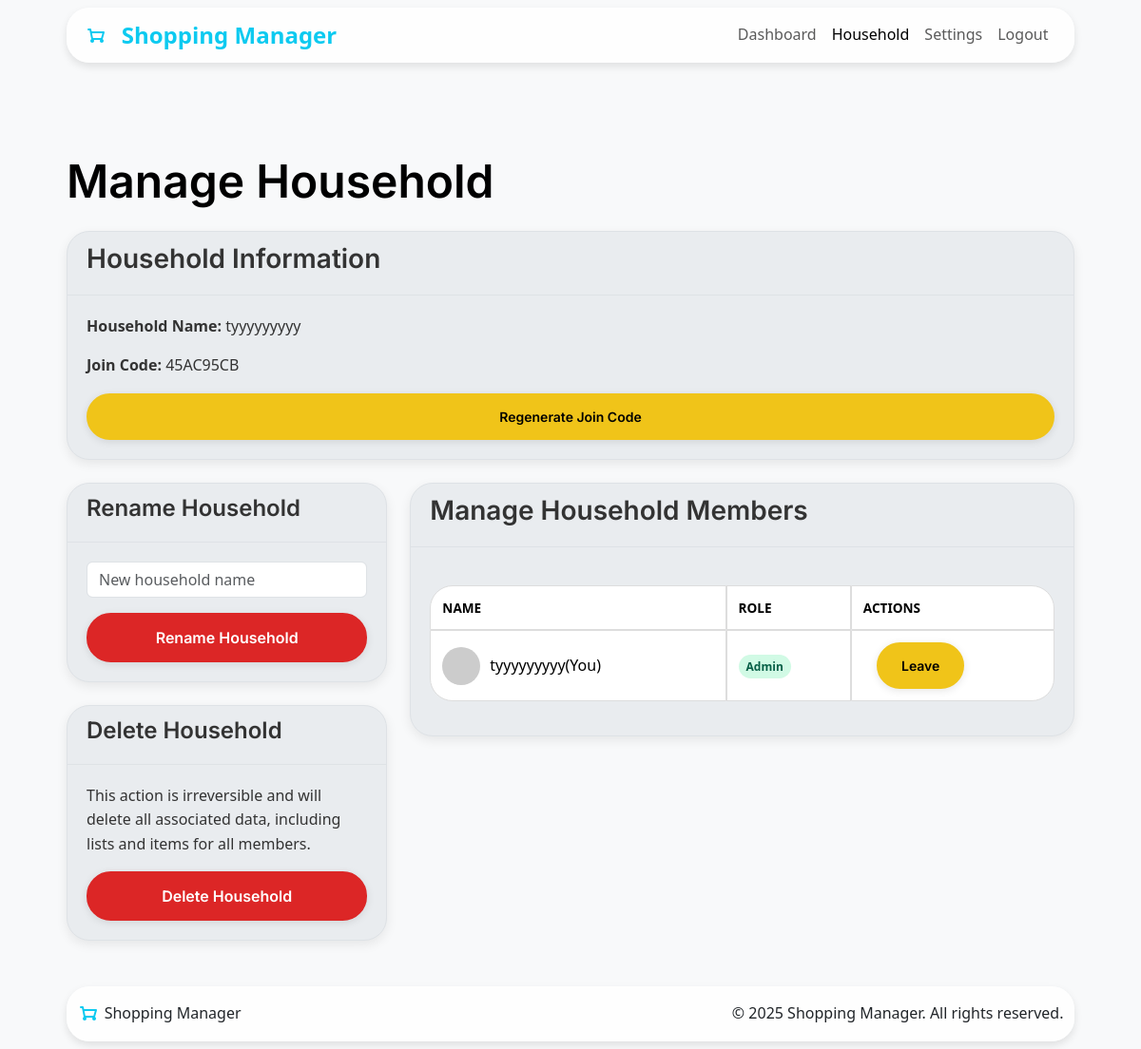
The page /household/view/1 (signed in) on the database as committed earlier.
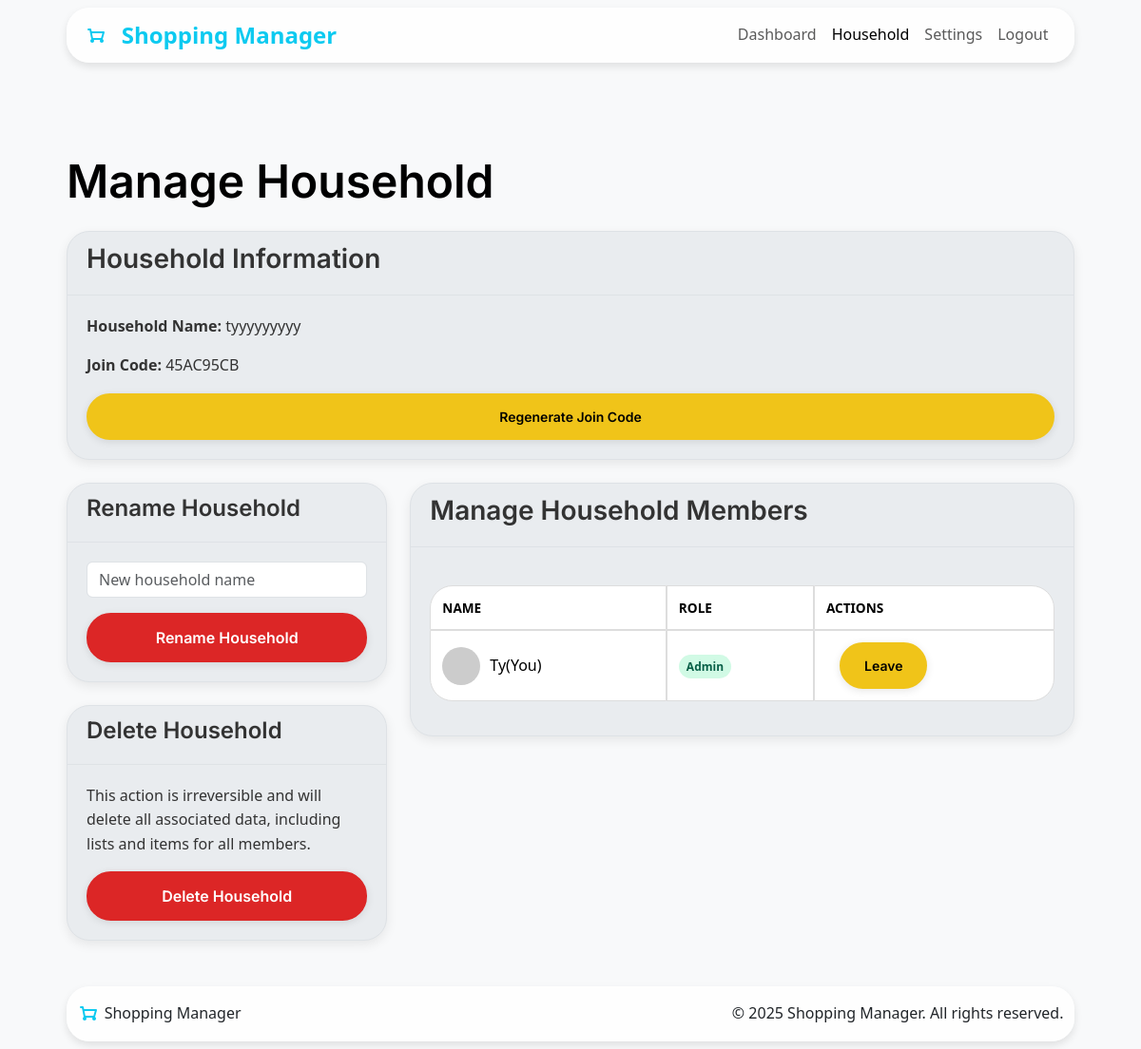
The same page on the database as committed later.
### app/models.py (models this page shows, shortened)
class User(db.Model, UserMixin):
    __tablename__ = 'users'
    id = db.Column(db.Integer, primary_key=True)
    username = db.Column(db.String(80), unique=True, nullable=False)
    name = db.Column(db.String(80), nullable=False)
    password = db.Column(db.String(128), nullable=False)
    role = db.Column(db.String(20), default='member')  # member or admin
    avatar_url = db.Column(db.String(256), nullable=True)  # DiceBear URL or uploaded file path
    household_id = db.Column(db.Integer, db.ForeignKey('households.id'))
    household = db.relationship('Household', back_populates='members', foreign_keys=[household_id])
    administered_household = db.relationship('Household', back_populates='admin',
                                             foreign_keys='Household.admin_id', uselist=False)
    created_lists = db.relationship('ShoppingList', backref='creator', lazy=True)
    added_items = db.relationship('ListItem', backref='added_by', lazy=True)
    activities = db.relationship('ActivityLog', backref='user', lazy=True)

### app/household/routes.py (the view)
@household_bp.route('/view/<int:household_id>', methods=["GET"])
@login_required
def view(household_id):
    if not current_user.household_id:
        flash('You must be in a household.')
        return redirect(url_for('household_bp.setup'))
    household =HouseholdModel.query.get_or_404(household_id)
    if not current_user.household_id == household_id:
        flash('Access Denied')
        return jsonify({"success": False, "message": "You do not belong to this household."}), 403
    members = household.members
    if current_user.id == household.admin_id:
        return render_template('household/manage.html', members=members, household=household)
    else:
        return render_template('household/view.html', members=members, household=household)

### templates/household/manage.html (shortened to what the changed rows need)
{% extends "base.html" %}
{% block content %}
<div class="container mt-2">
    <div class="row">
        <div class="col-md-12">
            <h1 class="mb-4">Manage Household</h1>
        </div>
    </div>
    <div class="row">
        <div class="col-md-8">
            <div class="card sm-card">
                <div class="card-body">
                    <div class="table-container">
                        <table class="table align-middle rounded-table" id="adminMembersTable">
                            <thead>
                                <tr>
                                    <th>Name</th>
                                    <th>Role</th>
                                    <th>Actions</th>
                                </tr>
                            </thead>
                            <tbody>
                                {% if members %}
                                {% for member in members %}
                                <tr>
                                    <td>
                                        <div class="user-details-in-table">
                                           <img src="{{ member.avatar_url }}"
                                                alt="{{ member.name }}'s avatar"
                                                class="avatar-in-table"
                                                onerror="this.onerror=null; this.src='https://api.dicebear.com/7.x/initials/svg?seed={{ member.name }}'">
                                            <span>{{ member.name or 'User Name' }}</span>
                                            {% if member.id == current_user.id%}
                                            <span class="text-xs text-gray-500">(You)</span>
                                            {% endif %}
                                        </div>
                                    </td>
                                    <td>
                                        <span class="role-badge {{ 'role-admin' if member.role == 'admin' else 'role-member' }}">
                                            {{ member.role | capitalize or 'Member' }}
                                        </span>
                                    </td>
                                    <td>
                                        {% if member.id == current_user.id%}
                                        <button type="button" class="btn btn-warning btn-sm text-center"
                                            data-bs-toggle="modal"
                                            data-bs-target="#confirmModal"
                                            data-modal-title="Leave Household ?"
                                            data-modal-body="Are you sure you want to leave this household? If you are the admin and other members exist, admin rights will be transferred."
                                            data-modal-confirm-text="Yes, Leave"
                                            data-action-url="{{ url_for('household_bp.leave') }}"
                                            data-redirect-url="{{ url_for('household_bp.setup') }}">
                                            Leave
                                        </button>
                                        {% endif %}
                                    </td>
                                </tr>
                                {% endfor %}
                                {% else %}
                                <tr>
                                    <td colspan="4" class="text-center text-sm text-gray-500">This household has no other members.</td>
                                </tr>
                                {% endif %}
                                </tbody>
                        </table>
                    </div>
                </div>
            </div>
        </div>
    </div>
</div>
{% endblock %}

Rows that differ between the two databases and show on the page:
changed User "Admin": name "tyyyyyyyyy" → "Ty"
